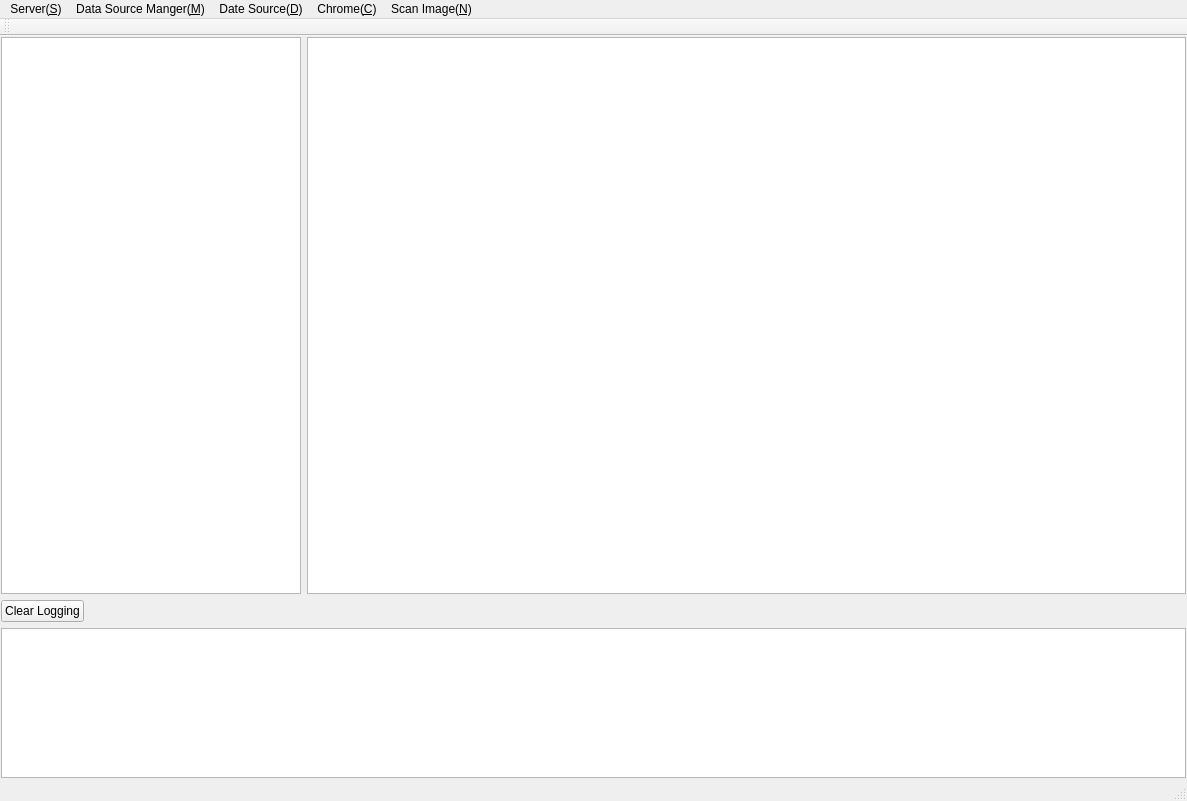
<?xml version="1.0" encoding="UTF-8"?>
<ui version="4.0">
 <class>ScanFacadeClass</class>
 <widget class="QMainWindow" name="ScanFacadeClass">
  <property name="geometry">
   <rect>
    <x>0</x>
    <y>0</y>
    <width>1187</width>
    <height>801</height>
   </rect>
  </property>
  <property name="windowTitle">
   <string>ScanFacade</string>
  </property>
  <widget class="QWidget" name="centralWidget">
   <layout class="QGridLayout" name="gridLayout">
    <property name="leftMargin">
     <number>1</number>
    </property>
    <property name="topMargin">
     <number>1</number>
    </property>
    <property name="rightMargin">
     <number>1</number>
    </property>
    <property name="bottomMargin">
     <number>1</number>
    </property>
    <item row="0" column="1">
     <layout class="QGridLayout" name="gridLayout_2">
      <item row="1" column="0">
       <widget class="QListView" name="listView">
        <property name="minimumSize">
         <size>
          <width>200</width>
          <height>0</height>
         </size>
        </property>
        <property name="maximumSize">
         <size>
          <width>300</width>
          <height>16777215</height>
         </size>
        </property>
       </widget>
      </item>
      <item row="1" column="1">
       <widget class="QGraphicsView" name="graphicsView"/>
      </item>
      <item row="2" column="0" colspan="2">
       <layout class="QVBoxLayout" name="verticalLayout">
        <item>
         <layout class="QHBoxLayout" name="horizontalLayout">
          <item>
           <widget class="QPushButton" name="cleanButton">
            <property name="text">
             <string>Clear Logging</string>
            </property>
           </widget>
          </item>
          <item>
           <spacer name="horizontalSpacer">
            <property name="orientation">
             <enum>Qt::Horizontal</enum>
            </property>
            <property name="sizeHint" stdset="0">
             <size>
              <width>40</width>
              <height>20</height>
             </size>
            </property>
           </spacer>
          </item>
         </layout>
        </item>
        <item>
         <widget class="QPlainTextEdit" name="plainTextEdit">
          <property name="minimumSize">
           <size>
            <width>0</width>
            <height>0</height>
           </size>
          </property>
          <property name="maximumSize">
           <size>
            <width>16777215</width>
            <height>150</height>
           </size>
          </property>
         </widget>
        </item>
       </layout>
      </item>
     </layout>
    </item>
   </layout>
  </widget>
  <widget class="QMenuBar" name="menuBar">
   <property name="geometry">
    <rect>
     <x>0</x>
     <y>0</y>
     <width>1187</width>
     <height>23</height>
    </rect>
   </property>
   <widget class="QMenu" name="menu">
    <property name="title">
     <string>Data Source Manger(&amp;M)</string>
    </property>
    <widget class="QMenu" name="menuDS">
     <property name="title">
      <string>DS</string>
     </property>
     <addaction name="separator"/>
    </widget>
    <addaction name="actionload"/>
    <addaction name="actionopen"/>
    <addaction name="actionaquire_DS_list"/>
    <addaction name="separator"/>
    <addaction name="menuDS"/>
    <addaction name="separator"/>
    <addaction name="actionunload"/>
    <addaction name="actionclose"/>
   </widget>
   <widget class="QMenu" name="menu_2">
    <property name="title">
     <string>Date Source(&amp;D)</string>
    </property>
    <addaction name="actionopen_2"/>
    <addaction name="action_show_setup_dialog"/>
    <addaction name="separator"/>
    <addaction name="actionclose_2"/>
   </widget>
   <widget class="QMenu" name="menu_3">
    <property name="title">
     <string>Scan Image(&amp;N)</string>
    </property>
    <widget class="QMenu" name="menu_4">
     <property name="title">
      <string>logging(&amp;L)</string>
     </property>
     <addaction name="actionwindow_2"/>
     <addaction name="actionfile"/>
     <addaction name="actiondisable"/>
    </widget>
    <addaction name="actionStartScan"/>
    <addaction name="separator"/>
    <addaction name="actionprevious"/>
    <addaction name="actionnext"/>
    <addaction name="separator"/>
    <addaction name="actionInsert_Extenal_Image_I"/>
    <addaction name="actioninsert"/>
    <addaction name="actionReplace"/>
    <addaction name="actionDelete"/>
    <addaction name="actionClear"/>
    <addaction name="separator"/>
    <addaction name="actionpackage"/>
    <addaction name="actionUpload"/>
    <addaction name="separator"/>
    <addaction name="menu_4"/>
   </widget>
   <widget class="QMenu" name="menuServer">
    <property name="title">
     <string>Server(&amp;S)</string>
    </property>
    <addaction name="actionStart"/>
    <addaction name="actionStop"/>
    <addaction name="separator"/>
    <addaction name="actionExit"/>
   </widget>
   <widget class="QMenu" name="menu_Chrome">
    <property name="title">
     <string>Chrome(&amp;C)</string>
    </property>
    <addaction name="actionMatchers"/>
   </widget>
   <addaction name="menuServer"/>
   <addaction name="menu"/>
   <addaction name="menu_2"/>
   <addaction name="menu_Chrome"/>
   <addaction name="menu_3"/>
  </widget>
  <widget class="QToolBar" name="mainToolBar">
   <attribute name="toolBarArea">
    <enum>TopToolBarArea</enum>
   </attribute>
   <attribute name="toolBarBreak">
    <bool>false</bool>
   </attribute>
  </widget>
  <widget class="QStatusBar" name="statusBar"/>
  <action name="actionload">
   <property name="text">
    <string>Load DSM(&amp;L)</string>
   </property>
   <property name="toolTip">
    <string>连接数据源管理器</string>
   </property>
  </action>
  <action name="actionunload">
   <property name="text">
    <string>Unload DSM(&amp;U)</string>
   </property>
  </action>
  <action name="actionopen">
   <property name="text">
    <string>Open DSM(&amp;O)</string>
   </property>
   <property name="toolTip">
    <string>打开数据源管理器</string>
   </property>
  </action>
  <action name="actionclose">
   <property name="text">
    <string>Close DSM(&amp;C)</string>
   </property>
  </action>
  <action name="actionaquire_DS_list">
   <property name="text">
    <string>Aquire DS list(&amp;D)</string>
   </property>
   <property name="toolTip">
    <string>获得数据源列表</string>
   </property>
  </action>
  <action name="actionopen_2">
   <property name="text">
    <string>Open(&amp;O)</string>
   </property>
   <property name="toolTip">
    <string>打开数据源</string>
   </property>
  </action>
  <action name="actionclose_2">
   <property name="text">
    <string>Close</string>
   </property>
  </action>
  <action name="action_show_setup_dialog">
   <property name="text">
    <string>Show setup dialog(&amp;S)</string>
   </property>
   <property name="toolTip">
    <string>显示数据源的配置对话框</string>
   </property>
  </action>
  <action name="actionStartScan">
   <property name="text">
    <string>Start Scan..(&amp;S)</string>
   </property>
  </action>
  <action name="actionprevious">
   <property name="text">
    <string>Previous(&amp;&lt;)</string>
   </property>
  </action>
  <action name="actionnext">
   <property name="text">
    <string>Next(&amp;&gt;)</string>
   </property>
  </action>
  <action name="actioninsert">
   <property name="text">
    <string>Insert(&amp;I)</string>
   </property>
  </action>
  <action name="actionpackage">
   <property name="text">
    <string>Package(&amp;P)...</string>
   </property>
   <property name="toolTip">
    <string>打包压缩的图片</string>
   </property>
  </action>
  <action name="actionUpload">
   <property name="text">
    <string>Upload(&amp;U)</string>
   </property>
  </action>
  <action name="actionClear">
   <property name="text">
    <string>Clear(&amp;C)</string>
   </property>
  </action>
  <action name="actionReplace">
   <property name="text">
    <string>Replace(R)</string>
   </property>
  </action>
  <action name="actionDelete">
   <property name="text">
    <string>Delete(&amp;D)</string>
   </property>
  </action>
  <action name="actionStart">
   <property name="text">
    <string>Start(&amp;S)</string>
   </property>
  </action>
  <action name="actionStop">
   <property name="text">
    <string>Stop(&amp;T)</string>
   </property>
  </action>
  <action name="actionExit">
   <property name="text">
    <string>Exit(&amp;E)</string>
   </property>
  </action>
  <action name="actionInsert_Extenal_Image_I">
   <property name="text">
    <string>Insert Extenal Image(&amp;I)</string>
   </property>
  </action>
  <action name="action_3">
   <property name="text">
    <string>文件</string>
   </property>
  </action>
  <action name="actionwindow">
   <property name="text">
    <string>window</string>
   </property>
  </action>
  <action name="actionwindow_2">
   <property name="checkable">
    <bool>true</bool>
   </property>
   <property name="text">
    <string>Window</string>
   </property>
  </action>
  <action name="actionfile">
   <property name="checkable">
    <bool>true</bool>
   </property>
   <property name="text">
    <string>File</string>
   </property>
  </action>
  <action name="actiondisable">
   <property name="checkable">
    <bool>true</bool>
   </property>
   <property name="text">
    <string>Disable</string>
   </property>
  </action>
  <action name="actionMatchers">
   <property name="text">
    <string>Matches(&amp;M)...</string>
   </property>
  </action>
 </widget>
 <layoutdefault spacing="6" margin="11"/>
 <resources>
  <include location="ScanFacade.qrc"/>
 </resources>
 <connections/>
</ui>
